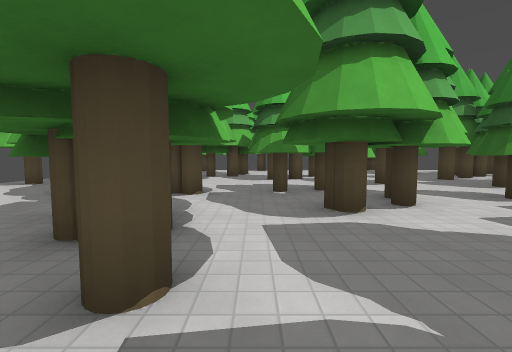
[1] (above)

20 first-person views from a walk through a level from a Godot 3-D game. The camera is 1.4 m above the floor, tilts 4° down and sees 90° across. The floor is counted in squares, 2 m on a side. Each view is taken from the middle of a square. On the plan, view 1 faces up. The plan holds only what a view shows up to about 9 squares ahead; the rest is blank. Surface patterns are stand-ins for the level's own textures.

[2]
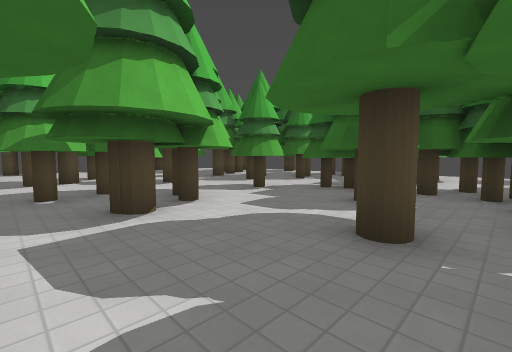

[3]
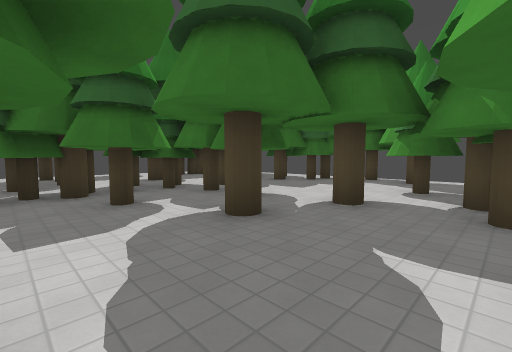

[4]
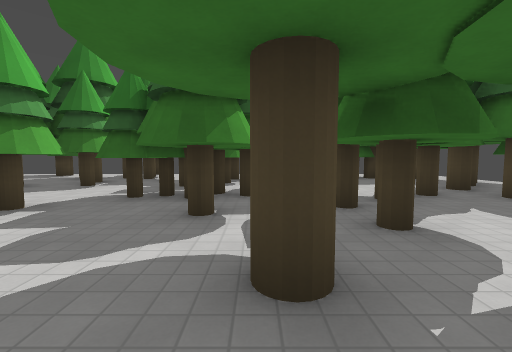

[5]
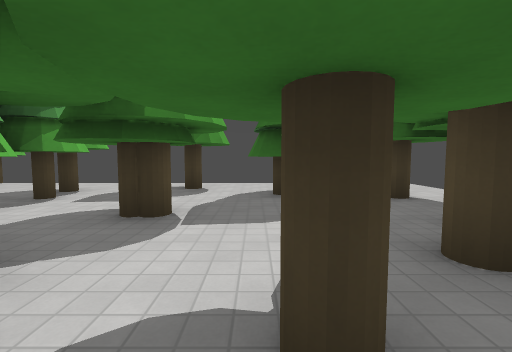

[6]
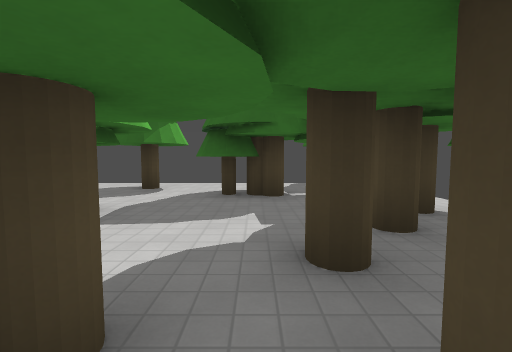

[7]
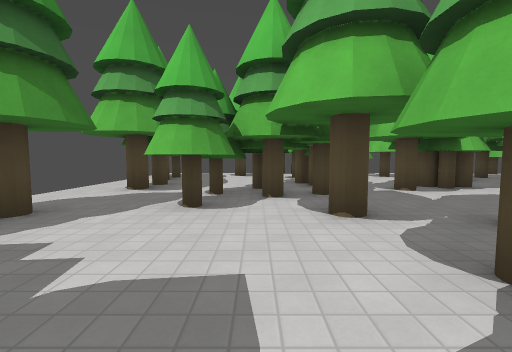

[8]
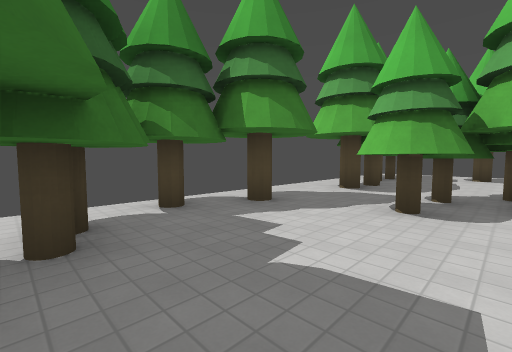

[9]
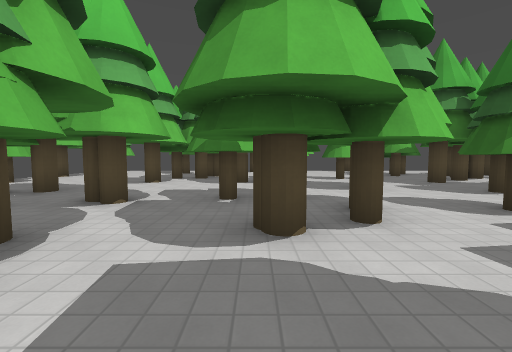

[10]
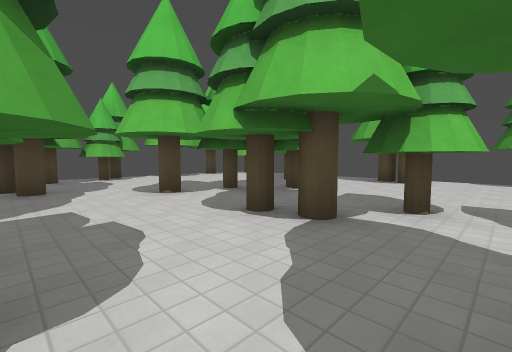

[11]
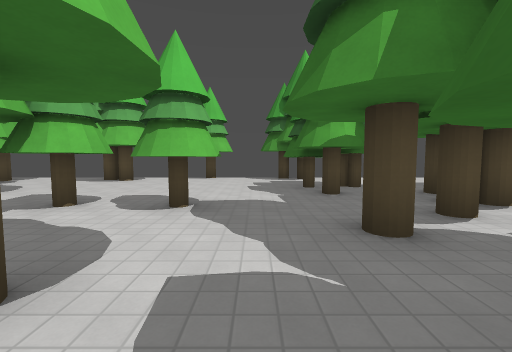

[12]
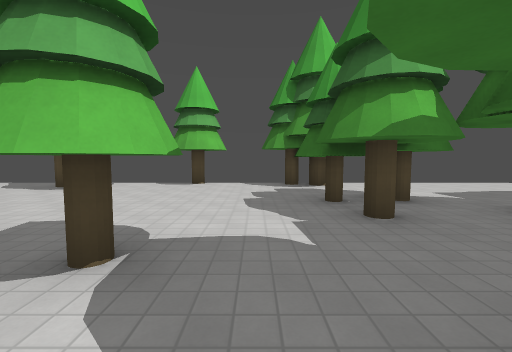

[13]
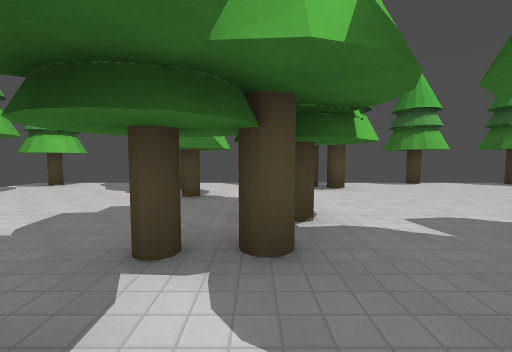

[14]
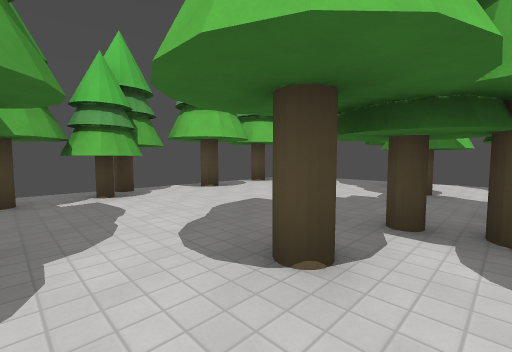

[15]
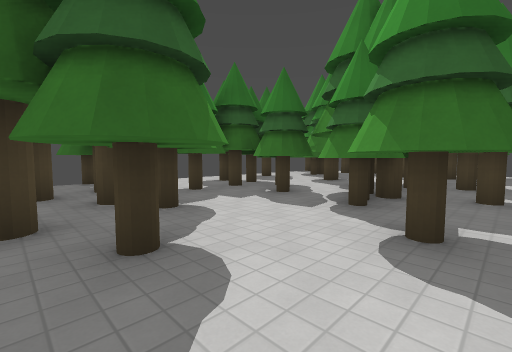

[16]
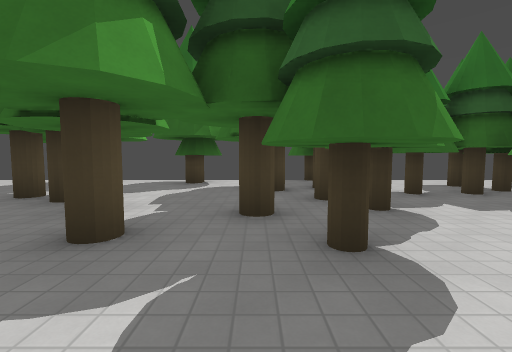

[17]
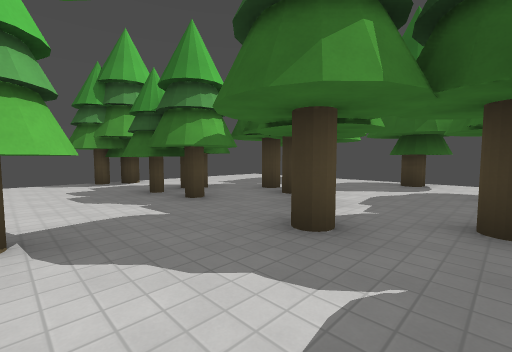

[18]
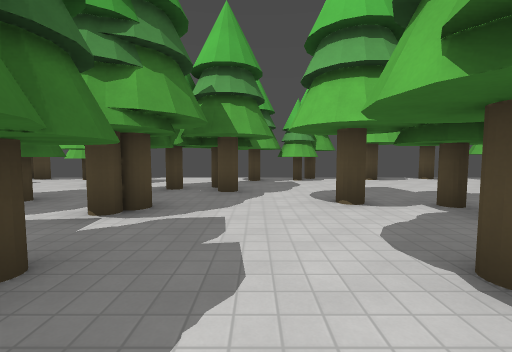

[19]
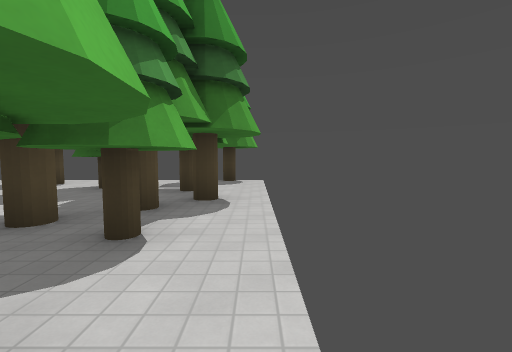

[20]
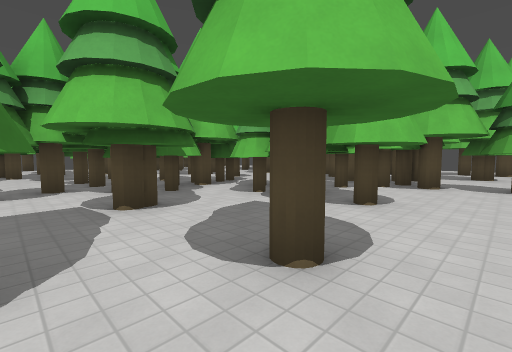

### Floor plan
Key: @ floor where view 1 was taken; # wall or solid block; x gap in a wall; . floor; T thing the floor can be seen under or through; R tree.
Columns run from 7 left of view 1 to 12 right of it. Each row starts with its distance up from view 1.
 15  #........#..##
 14 ##..#...#.....#
 13 #....#........#
 12 .............###
 11 ......#......#.#
 10 .....##..#.#...#
  9 x#......##...###  ##
  8 .#...........#   ##.
  7 .#........#..##  #..
  6  ..#...TTT...#####.#
  5 ...# ..TT..#..#T #.#
  4 ........TR.TT...T...
  3    ..##.....TTTTT...
  2  #....x....#.T TTT..
  1  #.  .x..#...#TTT...
  0 x.     @....##TT..#.
 -1 #  #.###.#..........
 -2 ......TT.....#...#..
 -3  .#....##........#..
 -4   ..........###.....
 -5    ####..#..####.#.#
 -6     ................

Where each view was taken, in squares from view 1:
view 1: 0 up, 0 right, facing up
view 2: 0 up, 0 right, facing up-right
view 3: 3 up, 0 right, facing down-right
view 4: 1 up, 1 right, facing right
view 5: 2 down, 5 right, facing right
view 6: 3 down, 5 right, facing right
view 7: 2 down, 5 right, facing left
view 8: 2 down, 5 right, facing down-left
view 9: 1 up, 1 right, facing up
view 10: 6 up, 3 right, facing up-left
view 11: 6 up, 5 right, facing up
view 12: 8 up, 5 right, facing up
view 13: 8 up, 1 left, facing up
view 14: 7 up, 1 left, facing up-left
view 15: 7 up, 4 right, facing down-right
view 16: 7 up, 4 right, facing right
view 17: 7 up, 4 right, facing up-right
view 18: 7 up, 2 right, facing left
view 19: 6 down, 4 right, facing right
view 20: 2 down, 12 right, facing up-left
